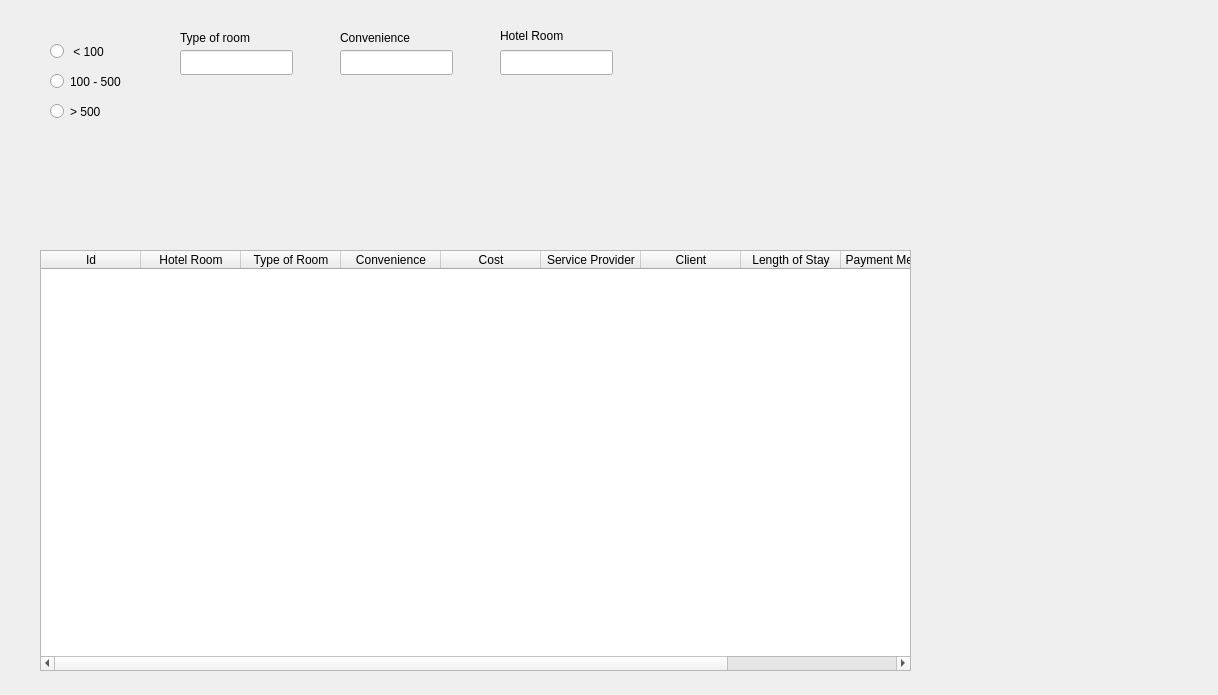
<?xml version="1.0" encoding="UTF-8"?>
<ui version="4.0">
 <class>Reservation</class>
 <widget class="QWidget" name="Reservation">
  <property name="geometry">
   <rect>
    <x>0</x>
    <y>0</y>
    <width>1218</width>
    <height>695</height>
   </rect>
  </property>
  <property name="contextMenuPolicy">
   <enum>Qt::DefaultContextMenu</enum>
  </property>
  <property name="windowTitle">
   <string>Form</string>
  </property>
  <widget class="QTableWidget" name="tableWidget">
   <property name="geometry">
    <rect>
     <x>40</x>
     <y>250</y>
     <width>871</width>
     <height>421</height>
    </rect>
   </property>
   <property name="defaultDropAction">
    <enum>Qt::IgnoreAction</enum>
   </property>
   <column>
    <property name="text">
     <string>Id</string>
    </property>
   </column>
   <column>
    <property name="text">
     <string>Hotel Room</string>
    </property>
   </column>
   <column>
    <property name="text">
     <string>Type of Room</string>
    </property>
   </column>
   <column>
    <property name="text">
     <string>Convenience</string>
    </property>
   </column>
   <column>
    <property name="text">
     <string>Cost</string>
    </property>
   </column>
   <column>
    <property name="text">
     <string>Service Provider</string>
    </property>
   </column>
   <column>
    <property name="text">
     <string>Client</string>
    </property>
   </column>
   <column>
    <property name="text">
     <string>Length of Stay</string>
    </property>
   </column>
   <column>
    <property name="text">
     <string>Payment Method</string>
    </property>
   </column>
   <column>
    <property name="text">
     <string>Way to Order</string>
    </property>
   </column>
  </widget>
  <widget class="QLabel" name="label">
   <property name="geometry">
    <rect>
     <x>30</x>
     <y>10</y>
     <width>101</width>
     <height>21</height>
    </rect>
   </property>
   <property name="text">
    <string/>
   </property>
  </widget>
  <widget class="QRadioButton" name="radioButton">
   <property name="geometry">
    <rect>
     <x>50</x>
     <y>40</y>
     <width>112</width>
     <height>23</height>
    </rect>
   </property>
   <property name="text">
    <string> &lt; 100</string>
   </property>
  </widget>
  <widget class="QRadioButton" name="radioButton_2">
   <property name="geometry">
    <rect>
     <x>50</x>
     <y>70</y>
     <width>112</width>
     <height>23</height>
    </rect>
   </property>
   <property name="text">
    <string>100 - 500</string>
   </property>
  </widget>
  <widget class="QRadioButton" name="radioButton_3">
   <property name="geometry">
    <rect>
     <x>50</x>
     <y>100</y>
     <width>112</width>
     <height>23</height>
    </rect>
   </property>
   <property name="text">
    <string>&gt; 500</string>
   </property>
  </widget>
  <widget class="QLabel" name="label_2">
   <property name="geometry">
    <rect>
     <x>180</x>
     <y>30</y>
     <width>121</width>
     <height>16</height>
    </rect>
   </property>
   <property name="text">
    <string>Type of room</string>
   </property>
  </widget>
  <widget class="QLineEdit" name="lineEdit">
   <property name="geometry">
    <rect>
     <x>180</x>
     <y>50</y>
     <width>113</width>
     <height>25</height>
    </rect>
   </property>
  </widget>
  <widget class="QLineEdit" name="lineEdit_2">
   <property name="geometry">
    <rect>
     <x>340</x>
     <y>50</y>
     <width>113</width>
     <height>25</height>
    </rect>
   </property>
   <property name="text">
    <string/>
   </property>
  </widget>
  <widget class="QLabel" name="label_3">
   <property name="geometry">
    <rect>
     <x>340</x>
     <y>30</y>
     <width>121</width>
     <height>16</height>
    </rect>
   </property>
   <property name="text">
    <string>Convenience</string>
   </property>
  </widget>
  <widget class="QLabel" name="label_4">
   <property name="geometry">
    <rect>
     <x>500</x>
     <y>26</y>
     <width>121</width>
     <height>20</height>
    </rect>
   </property>
   <property name="text">
    <string>Hotel Room</string>
   </property>
  </widget>
  <widget class="QLineEdit" name="lineEdit_3">
   <property name="geometry">
    <rect>
     <x>500</x>
     <y>50</y>
     <width>113</width>
     <height>25</height>
    </rect>
   </property>
   <property name="text">
    <string/>
   </property>
  </widget>
 </widget>
 <resources/>
 <connections/>
</ui>
